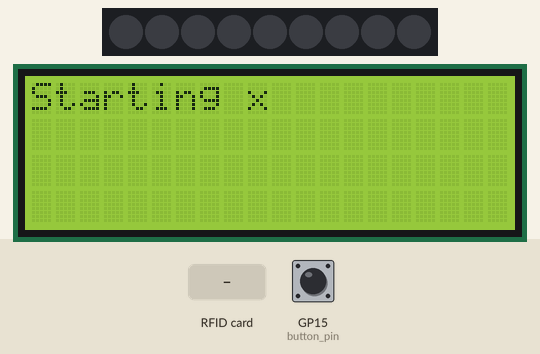
Recording of a program running on a simulated Raspberry Pi Pico running MicroPython. Shown: 9 RGB LEDs in strip order, left to right, 20×4 character LCD. The test bench sets the inputs (shaded band); at power-on: GP15 (button_pin) HIGH. WiFi joins after 1.5 s; the interpreter's speed is modelled, so counts of loop turns are approximate; values from a settings file that is not in the repository are placeholders; outgoing connections fail; library files of the repository ran but are not shown: mfrc522.py, pico_i2c_lcd.py; what the program prints to the serial console is not drawn.

Above: at 0.8 s.
At 2.9 s:
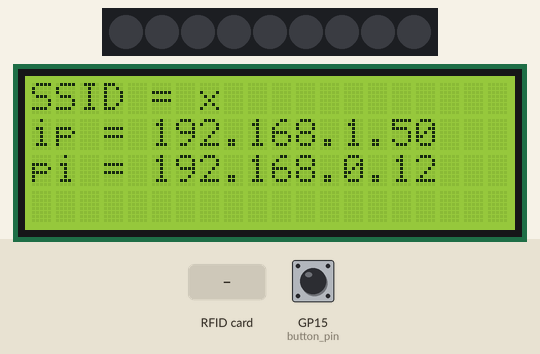
5.1 s: GP15 (button_pin) pulled LOW for 1 s
At 6.5 s:
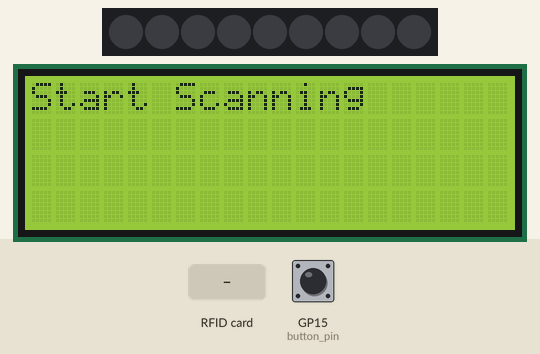
7.6 s: RFID card 5E 7A 19 C4 held to the reader
Timing chart, 0 to 10.6 s (numbered marks = the images above; inputs shaded):
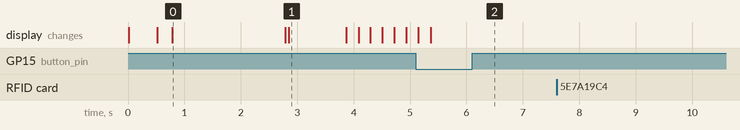

Measured:
- after the input at 5.1 s, the display: first differs from a run without the input after 0.26 s (image 2)
- after the input at 7.6 s, every drawn part: stays the same
- what the display in image 0 shows lasts 2.0 s, from 0.8 s to 2.8 s
- what the display in image 1 shows lasts 1.0 s, from 2.9 s to 3.9 s

The program:

main.py
```python
# main.py

import time
import network
import socket
from mfrc522 import MFRC522
from rotary_irq_rp2 import RotaryIRQ
from pico_i2c_lcd import I2cLcd
from machine import Pin, I2C, reset
from secret import ssid, password
import RMSettings  # RMSettings contains SERVER_IP, SERVER_PORT
import LEDStrip2 as LED # LED Library that mimics PI

lcd = None  # Define lcd as a global variable
button_pin = Pin(15, Pin.IN, Pin.PULL_UP)  # Define button PIN as a global variable
client_socket = None  # Define client_socket as a global variable

# Function to handle button press
def is_button_pressed(button_pin):
    button_state = button_pin.value()
    print(f"Button state: {button_state}")
    return button_state == 0

# Function to convert UID to decimal string
def uid_to_decimal_str(uid):
    decimal_id = 0
    for byte in uid:
        decimal_id = decimal_id * 256 + byte
    return str(decimal_id)

# Function to display RFID tag information on LCD
def display_rfid_tag(lcd, tag_id):
    lcd.clear()
    lcd.putstr("RFID Tag ID:")
    lcd.move_to(0, 1)
    lcd.putstr(tag_id)

# Function to display RFID tag information on LCD
def display_socketResponse(lcd, data):
    lcd.clear()
    lcd.putstr("Data:")
    lcd.move_to(0, 1)
    lcd.putstr(data)

# Function to display error information on LCD
def display_err(lcd, err_id):
    lcd.clear()
    lcd.move_to(0, 1)
    lcd.putstr(err_id)

# Function to display "Next Tag Please" on LCD
def display_next_tag_message(lcd):
    lcd.clear()
    lcd.putstr("Next Tag Please")

def init_LCD():
    global lcd  # Declare lcd as global
    # Initialize I2C for the LCD
    i2c = I2C(0, sda=Pin(0), scl=Pin(1), freq=400000)
    I2C_ADDR = 0x27
    lcd = I2cLcd(i2c, I2C_ADDR, 4, 20)
    lcd.clear()
    lcd.putstr('Starting ' + ssid + "\n")
    return lcd

def init_WIFI():
    global lcd  # Declare lcd as global
    lcd = init_LCD()  # Initialize LCD and assign to the global variable
    wlan = network.WLAN(network.STA_IF)
    wlan.active(True)
    wlan.connect(ssid, password, channel=2)

    max_wait = 100
    while max_wait > 0:
        if wlan.status() < 0 or wlan.status() >= 3:
            print(str(wlan.status()))
            lcd.clear()
            lcd.putstr(str(wlan.status()) + "\n")
            if wlan.status() == -1:
                lcd.clear()
                lcd.putstr('Connect Fail' + "\n")
                reset()
            break
        max_wait -= 1
        print('waiting for connection')
        time.sleep(1)

    # Handle connection error
    if wlan.status() != 3:
        raise RuntimeError('network connection failed')
    else:
        print('connected')
        status = wlan.ifconfig()
        print('ip = ' + status[0])
        lcd.clear()
        lcd.putstr('SSID = ' + ssid + "\n")
        lcd.putstr('ip = ' + status[0] + "\n")
        lcd.putstr('pi = ' + RMSettings.SERVER_IP + "\n")
        return 0

def init_SOCKET():
    global lcd, client_socket  # Declare lcd and client_socket as global
    try:
        client_socket = socket.socket(socket.AF_INET, socket.SOCK_STREAM)
        client_socket.settimeout(10)
        client_socket.connect((RMSettings.SERVER_IP, RMSettings.SERVER_PORT))
        lcd.putstr('Socket Connected\n')
    except OSError as e:
        lcd.putstr('Socket Error\n')
        print("Socket Error:", e)

def init_LED():
        LED.resetLEDS()
        LED.flashLEDS(color=(0, 0, 255))

def main():
    global button_pin, client_socket
    LED.testLEDS(color=(255, 0, 0))
    init_WIFI()
    init_SOCKET()
    init_LED()
    while button_pin.value() == 1:
        continue
    print('INIT COMPLETE')
    lcd.clear()
    lcd.putstr('Start Scanning\n')
    while True:
        reader = MFRC522(spi_id=0, sck=6, miso=4, mosi=7, cs=5, rst=22)
        reader.init()
        (stat, tag_type) = reader.request(reader.REQIDL)

        if stat == reader.OK:
            (stat, uid) = reader.SelectTagSN()
            if stat == reader.OK:
                card = uid_to_decimal_str(uid)
                print("CARD ID: " + card)

                client_socket.send(card.encode())

                response = client_socket.recv(1024).decode()
                print(f"Response: {response}")

                # display_rfid_tag(lcd, card)
                display_socketResponse(lcd, response)

                # Lookup the lane number from response
                lane = int(response[0])
                LED.LightLEDBank(lane, color=(255, 0, 0))

                while button_pin.value() == 1:
                    continue

                # client_socket.send(bytes([88]))
                client_socket.send(b'88')

                response = client_socket.recv(1024).decode()
                print(f"Response: {response}")

                LED.resetLEDS()
                display_next_tag_message(lcd)

# Call the main function to execute the code
if __name__ == "__main__":
    main()
```

RMSettings.py
```python
# RMSettings.py
SERVER_IP = "192.168.0.12"  # Replace with the actual Raspberry Pi's IP address
SERVER_PORT = 12345  # The same port used by the server
```

LEDStrip2.py
```python
# LEDStrip2.py
# LED Strip For Game Pad
# Example using PIO to drive a set of WS2812 LEDs.

import array, time
from machine import Pin
import rp2

# Configure the number of WS2812 LEDs.
NUM_LEDS = 9
PIN_NUM = 2  #GPIO
brightness = 0.2

@rp2.asm_pio(sideset_init=rp2.PIO.OUT_LOW, out_shiftdir=rp2.PIO.SHIFT_LEFT, autopull=True, pull_thresh=24)
def ws2812():
    T1 = 2
    T2 = 5
    T3 = 3
    wrap_target()
    label("bitloop")
    out(x, 1)               .side(0)    [T3 - 1]
    jmp(not_x, "do_zero")   .side(1)    [T1 - 1]
    jmp("bitloop")          .side(1)    [T2 - 1]
    label("do_zero")
    nop()                   .side(0)    [T2 - 1]
    wrap()

# Create the StateMachine with the ws2812 program, outputting on pin
sm = rp2.StateMachine(0, ws2812, freq=8_000_000, sideset_base=Pin  (PIN_NUM))

# Start the StateMachine, it will wait for data on its FIFO.
sm.active(1)

# Display a pattern on the LEDs via an array of LED RGB values.
ar = array.array("I", [0 for _ in range(NUM_LEDS)])

##########################################################################
def pixels_show():
    dimmer_ar = array.array("I", [0 for _ in range(NUM_LEDS)])
    for i,c in enumerate(ar):
        r = int(((c >> 8) & 0xFF) * brightness)
        g = int(((c >> 16) & 0xFF) * brightness)
        b = int((c & 0xFF) * brightness)
        dimmer_ar[i] = (g<<16) + (r<<8) + b
    sm.put(dimmer_ar, 8)
    time.sleep_ms(10)

def pixels_set(i, color):
    ar[i] = (color[1]<<16) + (color[0]<<8) + color[2]

def pixels_fill(color):
    for i in range(len(ar)):
        pixels_set(i, color)

def color_chase(color, wait):
    for i in range(NUM_LEDS):
        pixels_set(i, color)
        time.sleep(wait)
        pixels_show()
    time.sleep(0.2)

def wheel(pos):
    # Input a value 0 to 255 to get a color value.
    # The colours are a transition r - g - b - back to r.
    if pos < 0 or pos > 255:
        return (0, 0, 0)
    if pos < 85:
        return (255 - pos * 3, pos * 3, 0)
    if pos < 170:
        pos -= 85
        return (0, 255 - pos * 3, pos * 3)
    pos -= 170
    return (pos * 3, 0, 255 - pos * 3)

# Reset LED's to an off state
def resetLEDS():
    pixels_fill((0, 0, 0))
    pixels_show()
    time.sleep(0.2)

# Run test cycle of the LEDs
def testLEDS(color=(255, 0, 0)):  # Default color is Red
    pixels_fill(color)
    pixels_show()
    time.sleep(0.5)
    resetLEDS()

# 3 quick flashes of the LEDs
def flashLEDS(color=(255, 0, 0)):  # Default color is Red
    for _ in range(3):
        pixels_fill(color)
        pixels_show()
        time.sleep(0.2)
        resetLEDS()

# Light all LED's in the bank
def lightLEDS(color=(255, 0, 0)):  # Default color is Red
    pixels_fill(color)
    pixels_show()
    time.sleep(0.5)

# Light all LED's in specified bank
def LightLEDBank(LightBank, color=(255, 0, 0)):  # Default color is Red
    if LightBank > 3 or LightBank < 1:
        # Invalid Place value, do nothing
        return
    start_index = (LightBank -1) * 3
    end_index = start_index + 3
    for i in range(start_index, end_index):
        pixels_set(i, color)
    pixels_show()
    # time.sleep(0.5)

# Light a specific place in a specific light bank
def LightPlace(LightBank, Place, color=(255, 0, 0)):  # Default color is Red
    if Place > 3 or Place < 1:
        # Invalid Place value, do nothing
        return

    if LightBank > 3 or LightBank < 1:
        # Invalid Place value, do nothing
        return

    start_index = (LightBank-1) * 3
    end_index = start_index + Place
    for i in range(start_index, end_index):
        pixels_set(i, color)
    pixels_show()


def rainbow_cycle(wait):
    for j in range(255):
        for i in range(NUM_LEDS):
            rc_index = (i * 256 // NUM_LEDS) + j
            pixels_set(i, wheel(rc_index & 255))
            time.sleep(wait)
            pixels_show()
        time.sleep(wait)

BLACK = (0, 0, 0)
RED = (255, 0, 0)
YELLOW = (255, 150, 0)
GREEN = (0, 255, 0)
CYAN = (0, 255, 255)
BLUE = (0, 0, 255)
PURPLE = (180, 0, 255)
WHITE = (255, 255, 255)
COLORS = (BLACK, RED, YELLOW, GREEN, CYAN, BLUE, PURPLE, WHITE)


# Call the main function to execute the code
if __name__ == "__main__":    # print("fills")
    #for color in COLORS:
    #    pixels_fill(color)
    #    pixels_show()
    #    time.sleep(0.2)

    # print("chases")
    #for color in COLORS:
    #    color_chase(color, 0.01)

    # print("rainbow")
    # rainbow_cycle(0)
    #time.sleep(4)

    print("Reset LEDs")
    resetLEDS()

    print("Flash LEDs")
    flashLEDS()

    print("light Bank")
    LightLEDBank(3, color=(0, 255, 255))
    LightLEDBank(2, color=(0, 255, 0))
    LightLEDBank(1, color=(255, 0, 0))
    time.sleep(4)
    resetLEDS()

    print("light Bank")
    LightPlace(1,1,color=(255, 0, 0))
    LightPlace(2,2,color=(0, 255, 0))
    LightPlace(3,3,color=(0, 0, 255))
```
